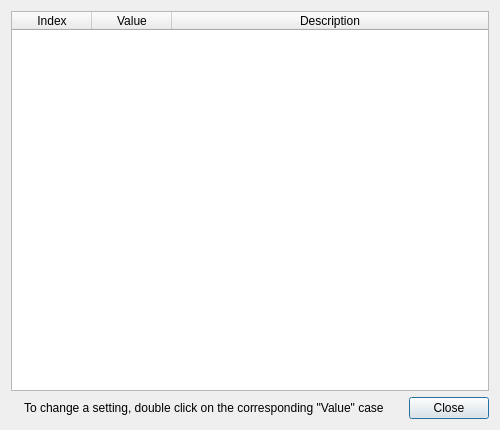
<?xml version="1.0" encoding="UTF-8"?>
<ui version="4.0">
 <class>GrblConfigurationDialog</class>
 <widget class="QDialog" name="GrblConfigurationDialog">
  <property name="geometry">
   <rect>
    <x>0</x>
    <y>0</y>
    <width>500</width>
    <height>430</height>
   </rect>
  </property>
  <property name="minimumSize">
   <size>
    <width>500</width>
    <height>0</height>
   </size>
  </property>
  <property name="windowTitle">
   <string>Grbl settings editor</string>
  </property>
  <layout class="QGridLayout" name="gridLayout">
   <item row="1" column="2">
    <widget class="QDialogButtonBox" name="buttonBox">
     <property name="sizePolicy">
      <sizepolicy hsizetype="Minimum" vsizetype="Minimum">
       <horstretch>0</horstretch>
       <verstretch>0</verstretch>
      </sizepolicy>
     </property>
     <property name="orientation">
      <enum>Qt::Horizontal</enum>
     </property>
     <property name="standardButtons">
      <set>QDialogButtonBox::Close</set>
     </property>
    </widget>
   </item>
   <item row="1" column="1">
    <widget class="QLabel" name="infoLabel">
     <property name="sizePolicy">
      <sizepolicy hsizetype="MinimumExpanding" vsizetype="Preferred">
       <horstretch>0</horstretch>
       <verstretch>0</verstretch>
      </sizepolicy>
     </property>
     <property name="text">
      <string>To change a setting, double click on the corresponding &quot;Value&quot; case</string>
     </property>
     <property name="scaledContents">
      <bool>false</bool>
     </property>
    </widget>
   </item>
   <item row="1" column="0">
    <widget class="QLabel" name="iconLabel">
     <property name="maximumSize">
      <size>
       <width>24</width>
       <height>24</height>
      </size>
     </property>
     <property name="text">
      <string/>
     </property>
     <property name="pixmap">
      <pixmap resource="icons.qrc">:/monitor-info</pixmap>
     </property>
    </widget>
   </item>
   <item row="0" column="0" colspan="3">
    <widget class="QTableWidget" name="tableWidget">
     <property name="columnCount">
      <number>3</number>
     </property>
     <attribute name="horizontalHeaderDefaultSectionSize">
      <number>80</number>
     </attribute>
     <attribute name="horizontalHeaderStretchLastSection">
      <bool>true</bool>
     </attribute>
     <attribute name="verticalHeaderVisible">
      <bool>false</bool>
     </attribute>
     <column>
      <property name="text">
       <string>Index</string>
      </property>
     </column>
     <column>
      <property name="text">
       <string>Value</string>
      </property>
     </column>
     <column>
      <property name="text">
       <string>Description</string>
      </property>
     </column>
    </widget>
   </item>
  </layout>
 </widget>
 <resources>
  <include location="icons.qrc"/>
 </resources>
 <connections>
  <connection>
   <sender>buttonBox</sender>
   <signal>accepted()</signal>
   <receiver>GrblConfigurationDialog</receiver>
   <slot>accept()</slot>
   <hints>
    <hint type="sourcelabel">
     <x>248</x>
     <y>254</y>
    </hint>
    <hint type="destinationlabel">
     <x>157</x>
     <y>274</y>
    </hint>
   </hints>
  </connection>
  <connection>
   <sender>buttonBox</sender>
   <signal>rejected()</signal>
   <receiver>GrblConfigurationDialog</receiver>
   <slot>reject()</slot>
   <hints>
    <hint type="sourcelabel">
     <x>316</x>
     <y>260</y>
    </hint>
    <hint type="destinationlabel">
     <x>286</x>
     <y>274</y>
    </hint>
   </hints>
  </connection>
 </connections>
</ui>
